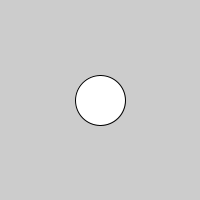
Frame 1 (no input)
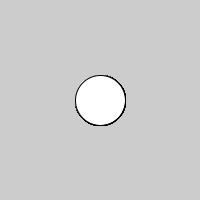
Frame 60 (the mouse pressed at the canvas centre just before this capture)
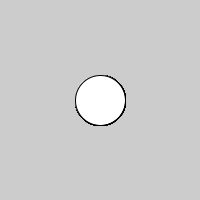
Frame 120 (the mouse held since frame 60 and released just before this capture)

The Processing sketch that drew these frames (run headless with seeded random() and noise(); from frame 60 on, the mouse is pressed at the canvas centre):

// Processing sketch: if_pde
// ── if_pde.pde
void setup(){
  size(200,200);
}
void draw(){
  if(mouseX > width/2){
    fill(255,255,0);
    ellipse(width/2, height/2, 50, 50);
  }
  else{
   fill(#FFFFFF);
   ellipse(width/2, height/2, 50, 50);
  }
    
}
